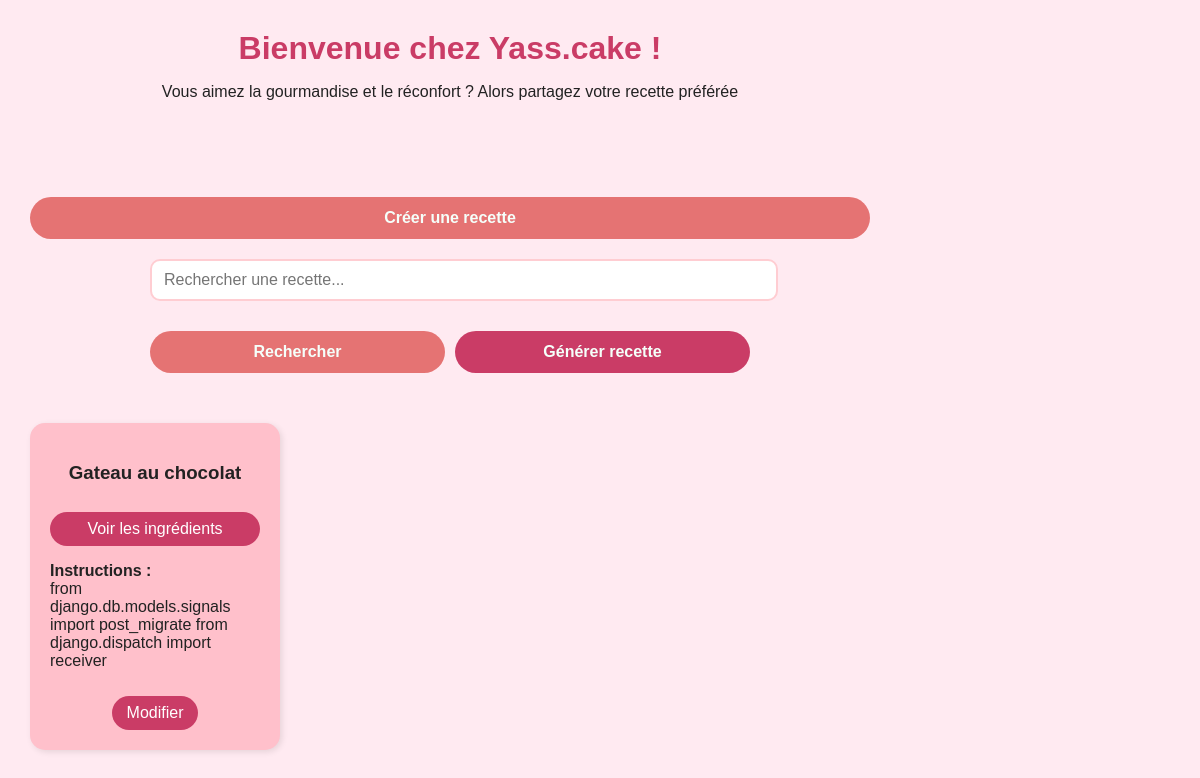
/, run on an earlier commit of the app's database.
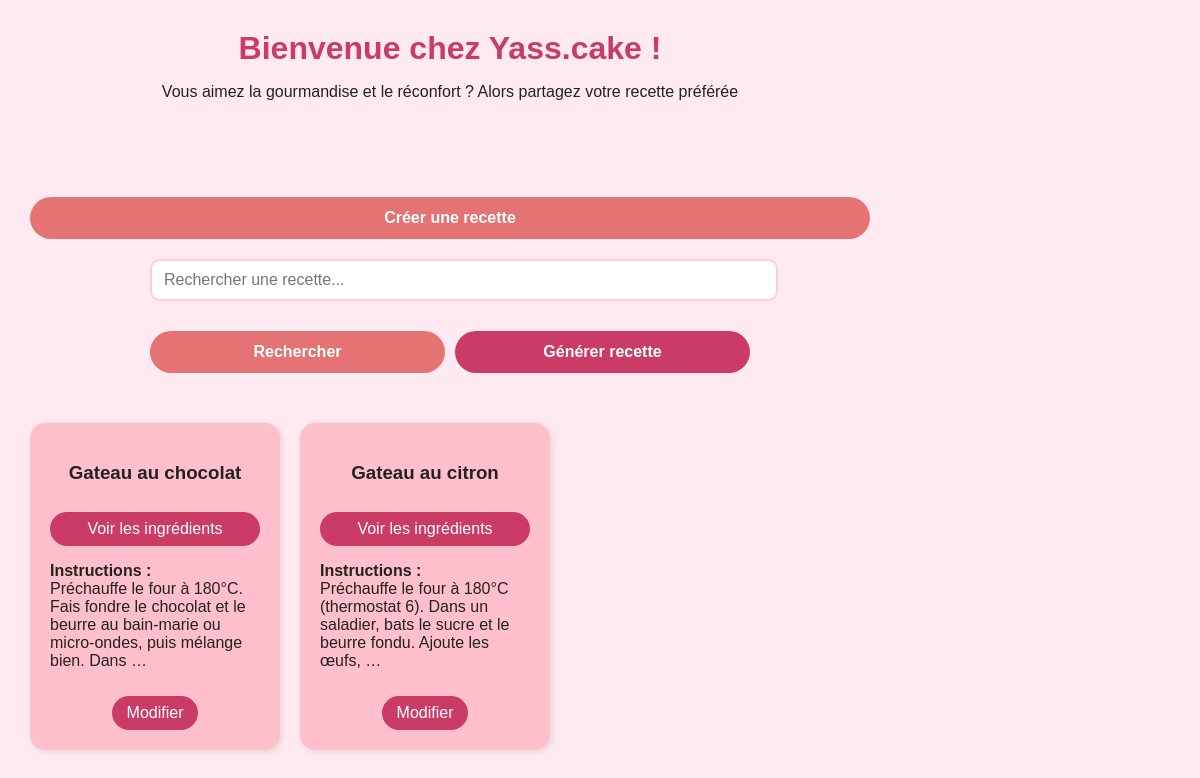
And on a later commit of the database.
### cakes/models.py (models this page shows, shortened)
class Recette(models.Model):
    nom = models.CharField(max_length=100)
    ingredients = models.TextField(default="Ingrédients à définir")
    instructions = models.TextField(default="Instructioons à définir")

### cakes/views.py (the view)
# urls.py: path('', views.accueil, name='accueil'),  # page d'accueil du blog
def accueil(request):
    query = request.GET.get('q')       # pour la barre de recherche (optionnel)
    generer = request.GET.get('gen')   # pour Ollama
    resultat_ollama = None
    if query:
        mots = query.split()
        q_object = Q()
        for mot in mots:
            q_object |= Q(nom__icontains=mot) | Q(ingredients__icontains=mot)
        cakes_recette = Recette.objects.filter(q_object).distinct()
    else:
        cakes_recette = Recette.objects.all()
    if generer:
        if query:  # si l'utilisateur a écrit quelque chose dans la barre
            prompt = f"Propose une recette simple de {query}"
        else:  # si la barre est vide, prompt par défaut
            prompt = "Propose une recette simple de gâteau au chocolat"
        resultat_ollama = appeler_ollama(prompt)
    return render(request, 'index.html', {
        'cakes_recette': cakes_recette,
        'resultat_ollama': resultat_ollama,
        'query': query
    })

### cakes/templates/index.html (shortened to what this page needs)
{% load static %}
<!DOCTYPE html>
<html lang="fr">
<head>
    <link rel="stylesheet" href="{% static 'cakes/css/stylecss.css' %}">
</head>
<body>
<header>
    <h1>Bienvenue chez Yass.cake !</h1>
    <p>Vous aimez la gourmandise et le réconfort ? Alors partagez votre recette préférée</p>
</header>
<main>
    <a href="{% url 'creation_recette' %}" class="btn_c">Créer une recette</a>
    <form method="GET" action="{% url 'accueil' %}" style="width:100%; max-width:600px; margin:0 auto 30px auto;">
        <input type="text" name="q" placeholder="Rechercher une recette..." value="{{ query|default:'' }}">
        <div style="display:flex; gap:10px; margin-top:10px;">
            <button type="submit" class="btn_c" style="flex:1; border:none;">Rechercher</button>
            <button type="submit" name="gen" value="1" class="btn_c" style="flex:1; background-color:#CA3C66; border:none;">Générer recette</button>
        </div>
    </form>
    {% block content %}
    {% for recette in cakes_recette %}
    <div class="card" id="recipe-{{ recette.id }}">
        <h3>{{ recette.nom }}</h3>
        <button class="btn btn-voir-ing" data-id="{{ recette.id }}" style="border:none; cursor:pointer;">
            Voir les ingrédients
        </button>
        <p><strong>Instructions :</strong><br>{{ recette.instructions|truncatewords:20 }}</p>
        <div style="display: flex; gap: 5px;">
            <a href="{% url 'modifier_recette' recette.id %}" class="btn">Modifier</a>
        </div>
    </div>
    {% empty %}
    <p>Aucune recette disponible pour le moment.</p>
    {% endfor %}
    {% endblock %}
</main>
</body>
</html>
</body>
</html>

What changed in the data, as far as the page shows it:
changed Recette "Gateau au chocolat": instructions "from django.db.models.signals import post_migrate from django.dispatch import receiver" → "Préchauffe le four à 180°C. Fais fondre le chocolat et le beurre au bain-marie ou micro-ondes, puis mélange bien. Dans …"
added Recette: nom "Gateau au citron", instructions "Préchauffe le four à 180°C (thermostat 6). Dans un saladier, bats le sucre et le beurre fondu. Ajoute les œufs, …"
